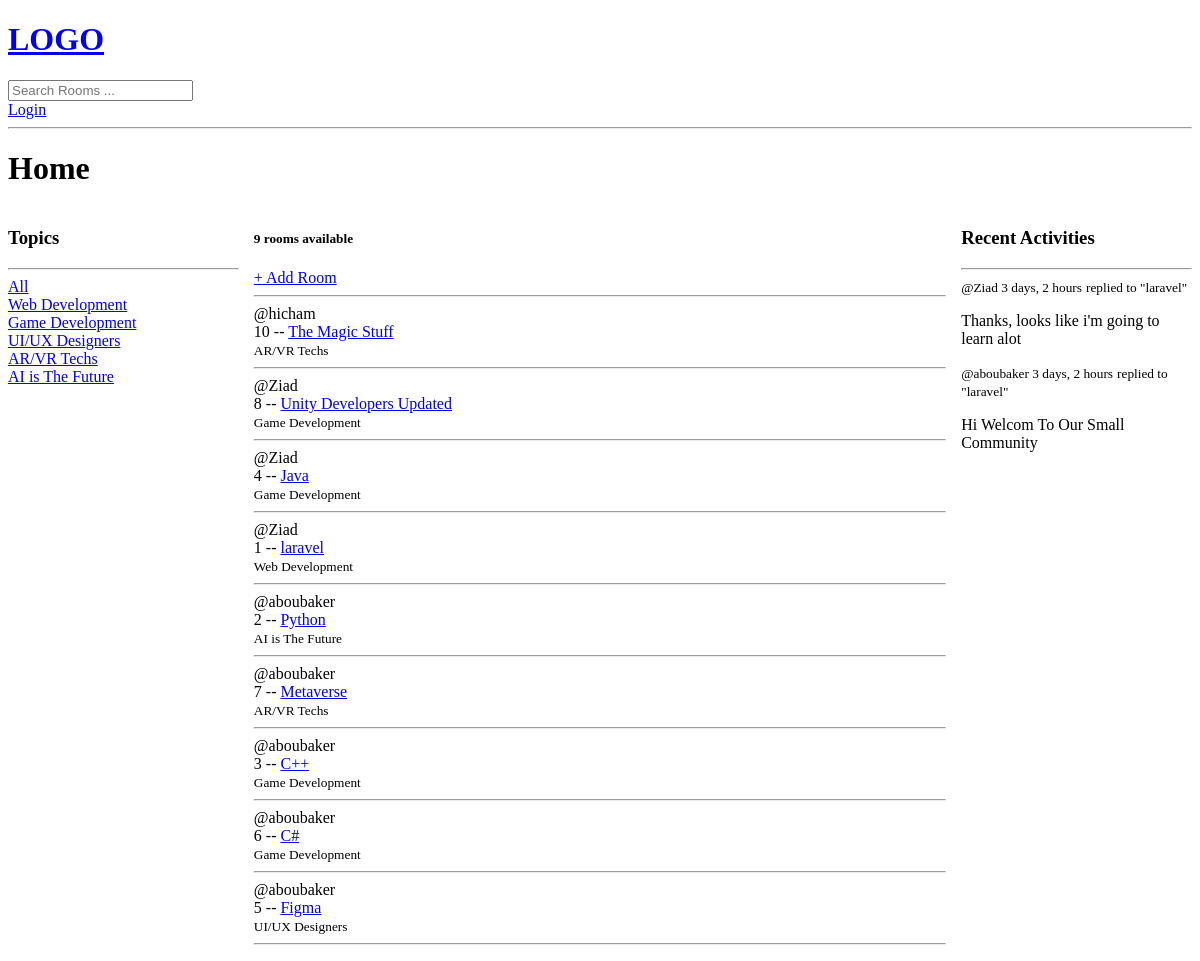
Before: / with the older database file.
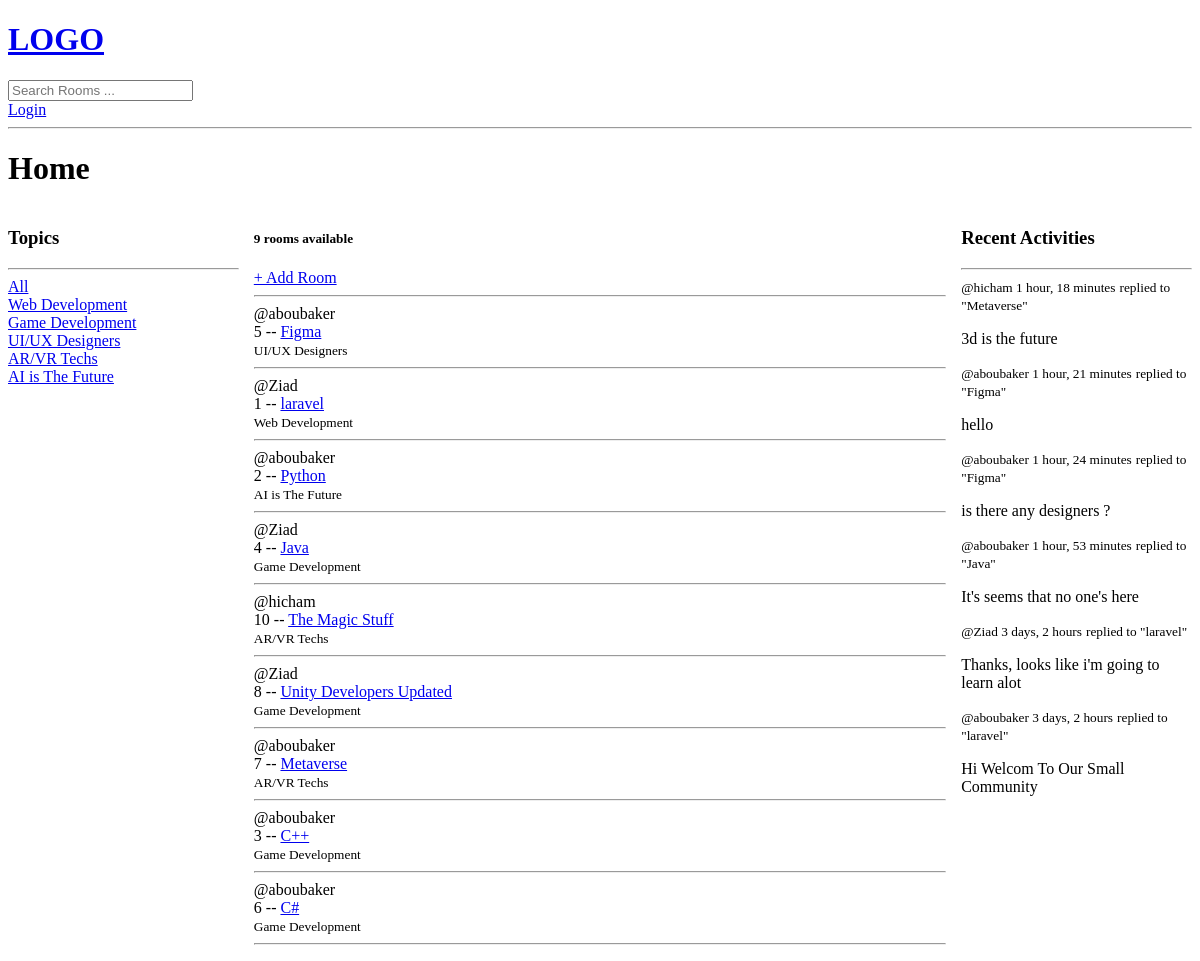
After: the same page with the newer database file.
### base/models.py (models this page shows, shortened)
class Topic(models.Model):
    name = models.CharField(max_length=200)

class Room(models.Model):
    host = models.ForeignKey(User, on_delete=models.SET_NULL, null=True)
    topic = models.ForeignKey(Topic, on_delete=models.SET_NULL, null=True)
    name = models.CharField(max_length=200)
    description = models.TextField(null=True, blank=True)
    participants = models.ManyToManyField(User, related_name="participants", blank=True)
    updated=models.DateTimeField(auto_now=True)
    created=models.DateTimeField(auto_now_add=True)
    class Meta:
        ordering=["-updated", "-created"]
    def __str__(self):
        return self.name

class Message(models.Model):
    user= models.ForeignKey(User, on_delete=models.CASCADE)
    room= models.ForeignKey(Room, on_delete=models.CASCADE)
    body=models.TextField()
    updated=models.DateTimeField(auto_now=True)
    created=models.DateTimeField(auto_now_add=True)
    class Meta:
        ordering=["-updated", "-created"]
    def __str__(self):
        return self.body[0:50]

### base/views.py (the view)
# urls.py: path('', views.home, name='home'),
def home(req):
    q=req.GET.get("q") if req.GET.get("q")!=None else ''
    rooms= Room.objects.filter(
            Q(topic__name__icontains=q) |
            Q(name__icontains=q) |
            Q(description__icontains=q)
    )
    room_messages=Message.objects.filter(Q(room__topic__name__icontains=q))
    data={
        "rooms": rooms,
        "topics": Topic.objects.all(),
        "room_count": rooms.count(),
        "room_messages":room_messages
    }
    return render(req, "base/home.html", data)

### base/templates/base/home.html (shortened to what this page needs)
{% extends "main.html" %}
{% block content %}
    <h1>Home</h1>
    <div class="home-container">
        <div>
            {% include "base/topics_component.html" %}
        </div>
        <div>
            <h5>{{room_count}} rooms available</h5>
            <a href="{% url 'create-room' %}">+ Add Room</a>
            {% include "base/feed_component.html" %}
        </div>
        <div>
            {% include "base/activity_component.html" %}
        </div>
    </div>
{% endblock %}

### templates/main.html (shortened to what this page needs)
<!DOCTYPE html>
<html lang="en">
<head>
</head>
<body>
    {% include "navbar.html" %}
    {% block content %}
    {% endblock%}
</body>
</html>

### templates/navbar.html
<a href="/">
    <h1>LOGO</h1>
</a>
<form action="{% url 'home'%}">
    <input type="text" placeholder="Search Rooms ..." name="q">
</form>
{% if request.user.is_authenticated %}
    <p>Hello {{request.user.username}}</p>
    <a href="{% url 'logout' %}">Logout</a>
{% else %}
    <a href="{% url 'login' %}">Login</a>
{% endif %}
<hr>

### base/templates/base/topics_component.html
<h3>Topics</h3>
<hr>
<div>
    <a href="{% url 'home' %}">All</a>
</div>
{% for topic in topics%}
    <div>
        <a href="{% url 'home' %}?q={{topic.name}}">{{topic.name}}</a>
    </div>
{% endfor %}

### base/templates/base/feed_component.html (shortened to what this page needs)
<hr>
{% for room in rooms %}
    <div>
        <span>@{{room.host.username}}</span>
        <div>{{room.id}} -- <a href="{% url 'room' room.id %}">{{room.name}}</a></div>
        <small>{{room.topic.name}}</small>
        <hr>
    </div>
{% endfor %}

### base/templates/base/activity_component.html
<h3>Recent Activities</h3>
<hr>
{% for msg in room_messages %}
    <div>
        <small>@{{msg.user}} {{msg.created|timesince}}</small>
        <small>replied to "{{msg.room}}"</small>
        <p>{{msg}}</p>
    </div>
{% endfor %}

### base/templates/base/home.html (style rules this page uses)
.home-container { display: grid; grid-template-columns: 1fr 3fr 1fr; gap: 15px; }

Changed rows visible on the page:
changed Room "Figma": moves up the list
changed Room "laravel": moves up the list
changed Room "Python": moves up the list
changed Room "Java": moves down the list
added Message: user "hicham", created "1 hour, 18 minutes", room "Metaverse", body "3d is the future"
added Message: user "aboubaker", created "1 hour, 21 minutes", room "Figma", body "hello"
added Message: user "aboubaker", created "1 hour, 24 minutes", room "Figma", body "is there any designers ?"
added Message: user "aboubaker", created "1 hour, 53 minutes", room "Java", body "It's seems that no one's here"
